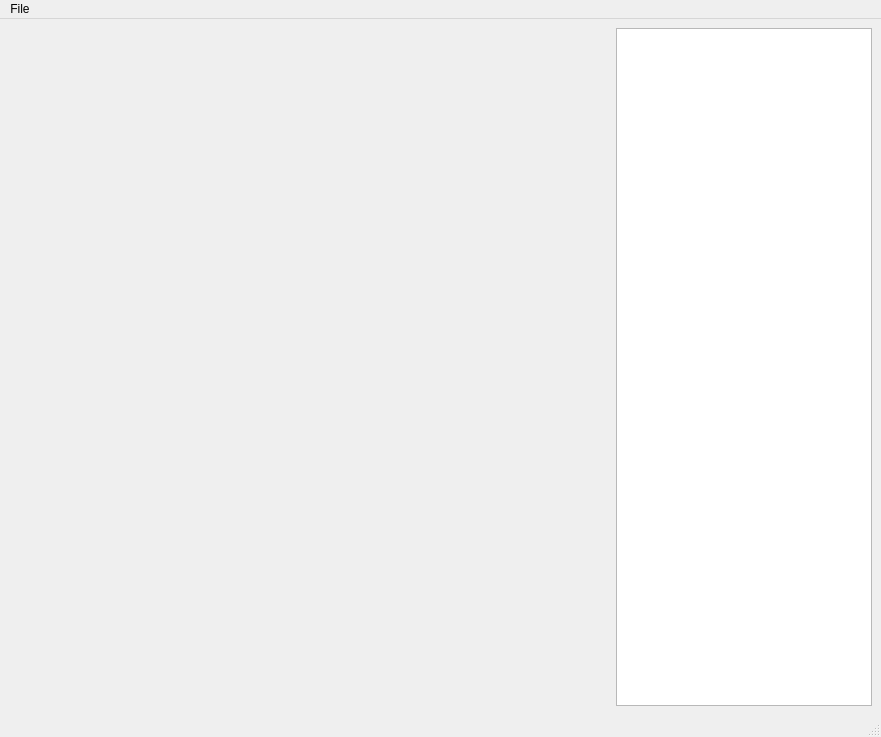
<?xml version="1.0" encoding="UTF-8"?>
<ui version="4.0">
 <class>MainWindow</class>
 <widget class="QMainWindow" name="MainWindow">
  <property name="geometry">
   <rect>
    <x>0</x>
    <y>0</y>
    <width>881</width>
    <height>737</height>
   </rect>
  </property>
  <property name="windowTitle">
   <string>MainWindow</string>
  </property>
  <widget class="QWidget" name="centralwidget">
   <layout class="QHBoxLayout" name="horizontalLayout">
    <item>
     <widget class="QWidget" name="plot_settings" native="true">
      <property name="sizePolicy">
       <sizepolicy hsizetype="Maximum" vsizetype="Preferred">
        <horstretch>0</horstretch>
        <verstretch>0</verstretch>
       </sizepolicy>
      </property>
      <property name="minimumSize">
       <size>
        <width>200</width>
        <height>0</height>
       </size>
      </property>
     </widget>
    </item>
    <item>
     <widget class="QWidget" name="plot_canvas" native="true">
      <property name="sizePolicy">
       <sizepolicy hsizetype="Expanding" vsizetype="Expanding">
        <horstretch>0</horstretch>
        <verstretch>0</verstretch>
       </sizepolicy>
      </property>
     </widget>
    </item>
    <item>
     <widget class="QListWidget" name="plot_channels">
      <property name="sizePolicy">
       <sizepolicy hsizetype="Maximum" vsizetype="Expanding">
        <horstretch>0</horstretch>
        <verstretch>0</verstretch>
       </sizepolicy>
      </property>
      <property name="minimumSize">
       <size>
        <width>200</width>
        <height>0</height>
       </size>
      </property>
     </widget>
    </item>
   </layout>
  </widget>
  <widget class="QMenuBar" name="menubar">
   <property name="geometry">
    <rect>
     <x>0</x>
     <y>0</y>
     <width>881</width>
     <height>27</height>
    </rect>
   </property>
   <widget class="QMenu" name="menuFile">
    <property name="title">
     <string>File</string>
    </property>
    <widget class="QMenu" name="menuOpen">
     <property name="title">
      <string>Open</string>
     </property>
     <addaction name="actionOpen_Scope"/>
     <addaction name="actionOpen_LMA"/>
     <addaction name="actionOpen_Radar"/>
    </widget>
    <addaction name="menuOpen"/>
    <addaction name="separator"/>
    <addaction name="actionExit"/>
   </widget>
   <addaction name="menuFile"/>
  </widget>
  <widget class="QStatusBar" name="statusbar"/>
  <action name="actionExit">
   <property name="text">
    <string>Exit</string>
   </property>
   <property name="statusTip">
    <string>Exit the application</string>
   </property>
  </action>
  <action name="actionOpen_Scope">
   <property name="text">
    <string>Open Scope...</string>
   </property>
   <property name="statusTip">
    <string>Open a scope file (LeCroy or Yokogawa)</string>
   </property>
  </action>
  <action name="actionOpen_LMA">
   <property name="text">
    <string>Open LMA...</string>
   </property>
   <property name="statusTip">
    <string>Open an LMA file</string>
   </property>
  </action>
  <action name="actionOpen_Radar">
   <property name="text">
    <string>Open Radar...</string>
   </property>
   <property name="statusTip">
    <string>Open a radar file (NEXRAD)</string>
   </property>
  </action>
 </widget>
 <resources/>
 <connections/>
</ui>
